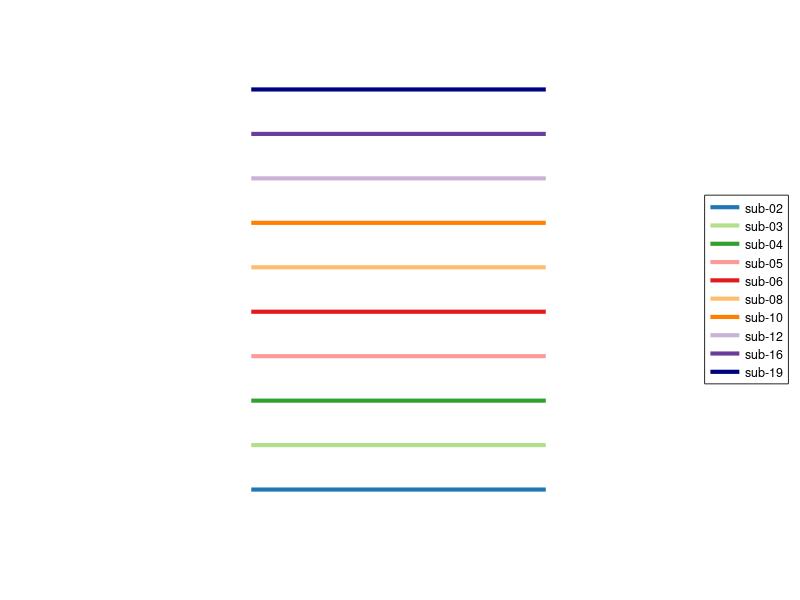

Write MATLAB code to recreate this figure.
StartDir = fullfile(pwd, '..', '..');
cd (StartDir);

SubLs = {
         'sub-02'
         'sub-03'
         'sub-04'
         'sub-05'
         'sub-06'
         'sub-08'
         'sub-10'
         'sub-12'
         'sub-16'
         'sub-19'};

NbSub = numel(SubLs);

FigureFolder = fullfile(StartDir, 'figures', 'behavioral');
mkdir(FigureFolder);

COLOR_Subject = [
                 31, 120, 180
                 178, 223, 138
                 51, 160, 44
                 251, 154, 153
                 227, 26, 28
                 253, 191, 111
                 255, 127, 0
                 202, 178, 214
                 106, 61, 154
                 0, 0, 130];
COLOR_Subject = COLOR_Subject / 255;

figure(1);
hold on;
for iSubj = 1:NbSub
    plot([0 1], [iSubj iSubj], 'color', COLOR_Subject(iSubj, :), 'linewidth', 3);
end
axis([-.5 1.5 0  NbSub + 1]);
axis off;
legend(SubLs, 'location', 'EastOutside');

print(gcf, fullfile(FigureFolder, 'LegendSubjectColor.tif'), '-dtiff');
